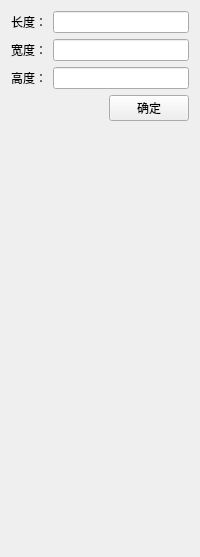
                <widget class="QWidget" name="page">
                 <layout class="QVBoxLayout" name="verticalLayout_4">
                  <item>
                   <layout class="QHBoxLayout" name="horizontalLayout_4">
                    <item>
                     <widget class="QLabel" name="label_dx">
                      <property name="text">
                       <string>长度：</string>
                      </property>
                     </widget>
                    </item>
                    <item>
                     <widget class="QLineEdit" name="lineEdit_box_dx"/>
                    </item>
                   </layout>
                  </item>
                  <item>
                   <layout class="QHBoxLayout" name="horizontalLayout_5">
                    <item>
                     <widget class="QLabel" name="label_dx_2">
                      <property name="text">
                       <string>宽度：</string>
                      </property>
                     </widget>
                    </item>
                    <item>
                     <widget class="QLineEdit" name="lineEdit_box_dy"/>
                    </item>
                   </layout>
                  </item>
                  <item>
                   <layout class="QHBoxLayout" name="horizontalLayout_6">
                    <item>
                     <widget class="QLabel" name="label_dx_3">
                      <property name="text">
                       <string>高度：</string>
                      </property>
                     </widget>
                    </item>
                    <item>
                     <widget class="QLineEdit" name="lineEdit_box_dz"/>
                    </item>
                   </layout>
                  </item>
                  <item>
                   <layout class="QHBoxLayout" name="horizontalLayout_7">
                    <item>
                     <spacer name="horizontalSpacer_2">
                      <property name="orientation">
                       <enum>Qt::Horizontal</enum>
                      </property>
                      <property name="sizeHint" stdset="0">
                       <size>
                        <width>40</width>
                        <height>20</height>
                       </size>
                      </property>
                     </spacer>
                    </item>
                    <item>
                     <widget class="QPushButton" name="pushButton_box_add">
                      <property name="text">
                       <string>确定</string>
                      </property>
                     </widget>
                    </item>
                   </layout>
                  </item>
                  <item>
                   <spacer name="verticalSpacer_2">
                    <property name="orientation">
                     <enum>Qt::Vertical</enum>
                    </property>
                    <property name="sizeHint" stdset="0">
                     <size>
                      <width>20</width>
                      <height>425</height>
                     </size>
                    </property>
                   </spacer>
                  </item>
                 </layout>
                </widget>
